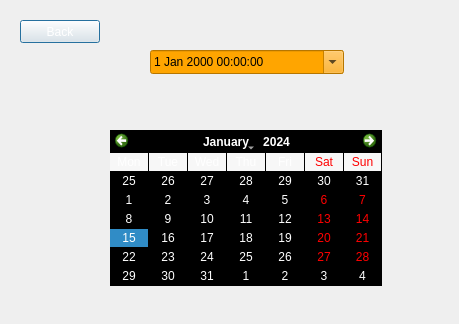
<?xml version="1.0" encoding="UTF-8"?>
<ui version="4.0">
 <class>TimeChanger</class>
 <widget class="QDialog" name="TimeChanger">
  <property name="geometry">
   <rect>
    <x>0</x>
    <y>0</y>
    <width>459</width>
    <height>324</height>
   </rect>
  </property>
  <property name="windowTitle">
   <string>Dialog</string>
  </property>
  <widget class="QDateTimeEdit" name="dateTimeEdit">
   <property name="geometry">
    <rect>
     <x>150</x>
     <y>50</y>
     <width>194</width>
     <height>24</height>
    </rect>
   </property>
   <property name="styleSheet">
    <string notr="true">background-color:orange;
color:black;</string>
   </property>
   <property name="calendarPopup">
    <bool>true</bool>
   </property>
  </widget>
  <widget class="QCalendarWidget" name="calendarWidget">
   <property name="geometry">
    <rect>
     <x>110</x>
     <y>130</y>
     <width>272</width>
     <height>156</height>
    </rect>
   </property>
   <property name="styleSheet">
    <string notr="true">background-color:black;
border-color:rgb(255, 170, 0);
color:white;</string>
   </property>
   <property name="gridVisible">
    <bool>true</bool>
   </property>
   <property name="verticalHeaderFormat">
    <enum>QCalendarWidget::NoVerticalHeader</enum>
   </property>
  </widget>
  <widget class="QPushButton" name="back_to">
   <property name="geometry">
    <rect>
     <x>20</x>
     <y>20</y>
     <width>80</width>
     <height>23</height>
    </rect>
   </property>
   <property name="styleSheet">
    <string notr="true">color:white;</string>
   </property>
   <property name="text">
    <string>Back</string>
   </property>
  </widget>
 </widget>
 <resources/>
 <connections/>
</ui>
